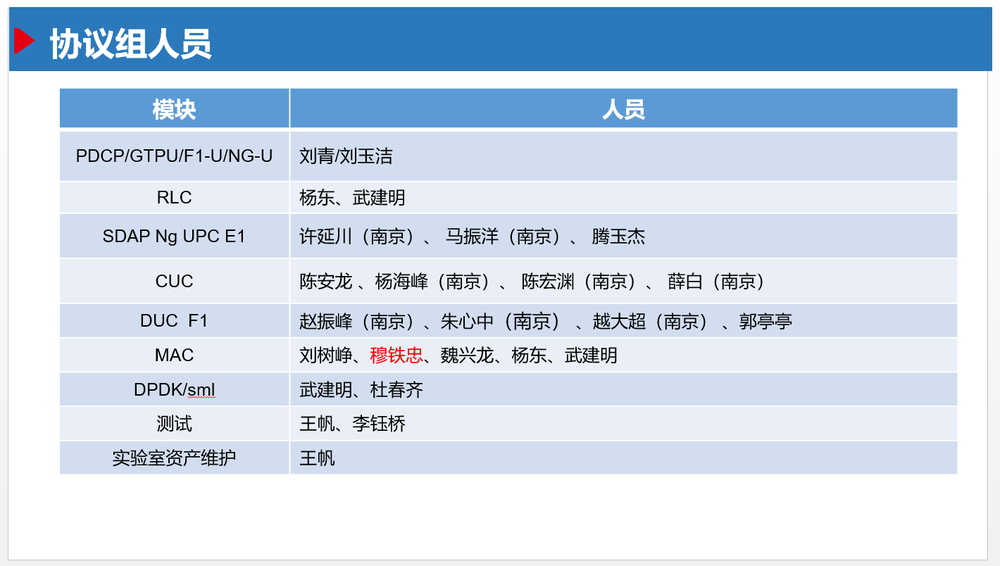
#> input picture python/python3/learn-python-master/fsafa.png, 1000 x 566 px, shrunk from 1420 x 804 before the run
$ python testpillow.py
#> lines starting #> are read from the running program, lines starting #| are printed output that depends on the picture
# Copyright (C) Rong Tao @Sylincom Beijing, 2020年 01月 19日 星期日 17:20:04 CST.
from PIL import Image, ImageDraw, ImageFont

sourceFileName = "fsafa.png"
avatar = Image.open(sourceFileName)
#> avatar is the input picture: PIL image 1000x566 RGBA; mean R, G, B, A 199.3, 215.7, 232.9, 255
drawAvatar = ImageDraw.Draw(avatar)

xSize, ySize = avatar.size
#> xSize = 1000; ySize = 566
fontSize = min(xSize, ySize) // 11
#> fontSize = 51

myFont = ImageFont.truetype("/Library/Fonts/OsakaMono.ttf", fontSize)

drawAvatar.text([0.9 * xSize, 0.1 * ySize - fontSize], "32", fill=(255, 0, 0), font=myFont)
del drawAvatar

avatar.show()
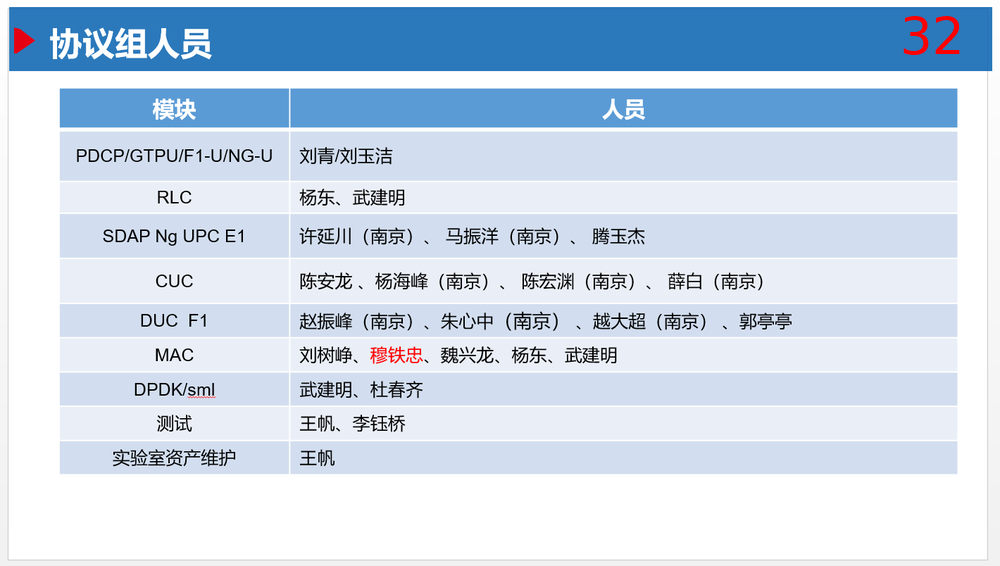
#> shown: PIL image 1000x566 RGBA; mean R, G, B, A 199.5, 215.6, 232.6, 255
